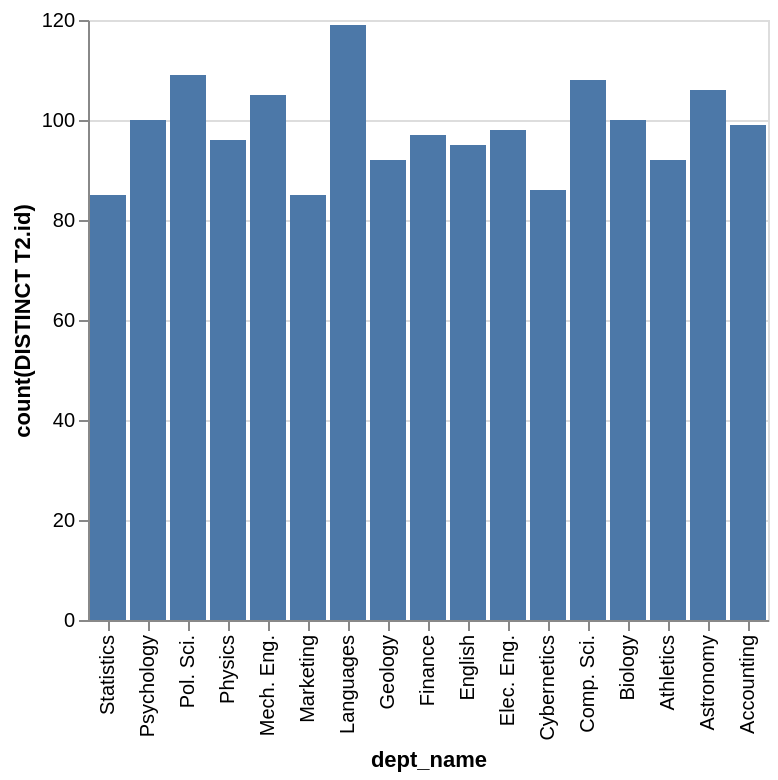

Write a Vega-Lite specification for this figure.
### Vega-Lite specification from a JSON file in a GitHub repository (floating-point values rounded to 4 significant figures)
{"data": {"values": [{"x_data": "Statistics", "y_data": 85}, {"x_data": "Psychology", "y_data": 100}, {"x_data": "Pol. Sci.", "y_data": 109}, {"x_data": "Physics", "y_data": 96}, {"x_data": "Mech. Eng.", "y_data": 105}, {"x_data": "Marketing", "y_data": 85}, {"x_data": "Languages", "y_data": 119}, {"x_data": "Geology", "y_data": 92}, {"x_data": "Finance", "y_data": 97}, {"x_data": "English", "y_data": 95}, {"x_data": "Elec. Eng.", "y_data": 98}, {"x_data": "Cybernetics", "y_data": 86}, {"x_data": "Comp. Sci.", "y_data": 108}, {"x_data": "Biology", "y_data": 100}, {"x_data": "Athletics", "y_data": 92}, {"x_data": "Astronomy", "y_data": 106}, {"x_data": "Accounting", "y_data": 99}]}, "mark": "bar", "encoding": {"x": {"field": "x_data", "type": "nominal", "title": "dept_name", "sort": "descending"}, "y": {"field": "y_data", "type": "quantitative", "title": "count(DISTINCT T2.id)"}}}
